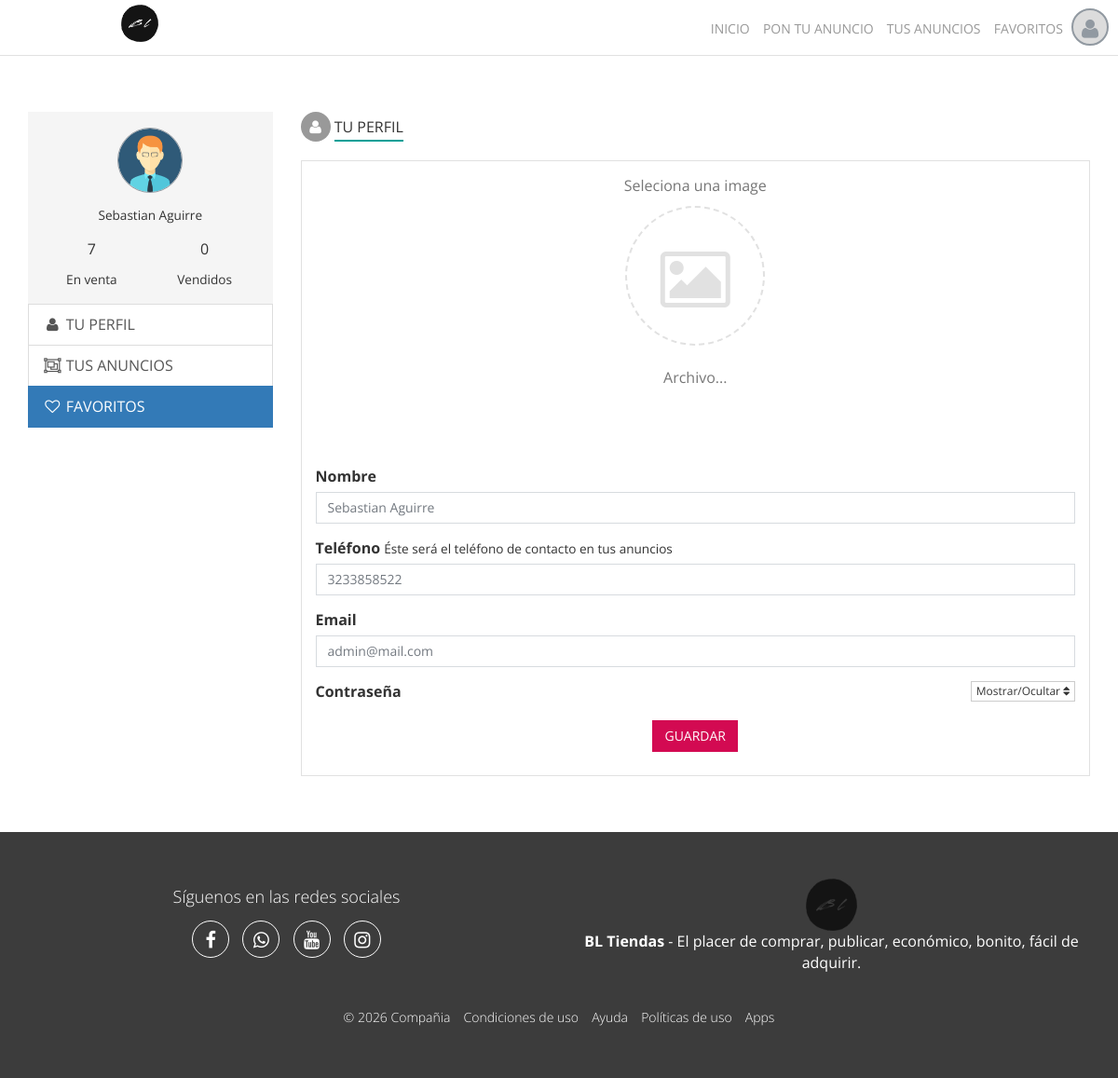
The app's page /vistasnew/perfil.php (signed in) with its own data.
### tables this page shows
CREATE TABLE `usuarios` (
  `usu_id` varchar(50) NOT NULL COMMENT 'id unico creado internamente',
  `usu_nombre` varchar(255) NOT NULL COMMENT 'nombre del usuario',
  `usu_correo` varchar(255) NOT NULL COMMENT 'correo del usuario para iniciar sesion',
  `usu_celular` varchar(255) NOT NULL COMMENT 'celular de los anuncios',
  `usu_contrasena` varchar(255) NOT NULL COMMENT 'contrseña del correo  encriptada para iniciar sesion',
  `usu_rol` varchar(255) NOT NULL COMMENT 'id del rol',
  `usu_fecha_creacion` datetime NOT NULL DEFAULT current_timestamp() COMMENT 'fecha de creacion del registro',
  `usu_estado` int(11) NOT NULL DEFAULT 1 COMMENT '1: activo; 0: inactivo'
);

### php/funciones.php (called while the page is built, shortened)
<?php
    function conteoProductosPorUsuario($idUsuario,$estado){
        include 'conexion-bd.php';
        $consultaProductosPorUsuario = mysqli_query($conexion," SELECT * FROM posts WHERE post_id_usuario = '$idUsuario' AND post_estado = $estado GROUP BY post_id ");
        $fila = mysqli_num_rows($consultaProductosPorUsuario);
        return $fila;
    }
            ?>
        <?php
    function consultarDatosUsuarioId($idUserSession){
        include 'conexion-bd.php';
        $consultaUsuario = mysqli_query($conexion,"SELECT usu_id,usu_nombre,usu_correo,usu_celular,usu_contrasena,usu_rol,usu_fecha_creacion,usu_estado FROM usuarios WHERE usu_id = '$idUserSession'");
        return $usuario = mysqli_fetch_array($consultaUsuario);
    }
        ?>
            <?php
    function consultarNombreUsuarioId($id){
        include 'conexion-bd.php';
        $consultarNombreUsuario = mysqli_query($conexion,"SELECT * FROM usuarios WHERE usu_id = '$id'");
        $mostrarNombreUsuario = mysqli_fetch_array($consultarNombreUsuario);
        return $mostrarNombreUsuario['usu_nombre'];
    }
            ?>

### vistasnew/perfil.php (the view, shortened to what this page needs)
<?php
    if($_SESSION['emailBS']){
        include '../php/funciones.php';
        $usuario = consultarDatosUsuarioId($idUserSession);
?>
<!DOCTYPE html>
<html lang="es">
<head>
	<?php include('../includes/link.php'); ?>
</head>
<body>
	<?php include('../includes/navnew.php'); ?>
	<section class="full-width section">
		<div class="container">
			<div class="row">
				<div class="col-xs-12 col-sm-4 col-md-3">
					<div class="full-width user-menu-xs">
						<div class="full-width post-user-info" style="margin: 0 !important;">
							<img src="../assets/img/user.png" class="NavBar-Nav-icon" alt="User">
							<p class="full-width"><small><?php echo consultarNombreUsuarioId($idUserSession); ?></small></p>
							<div class="full-width div-table">
								<div class="full-width div-table-row">
									<div class="div-table-cell div-table-cell-xs" style="height: auto !important; line-height: inherit; border:none;">
										<?php echo conteoProductosPorUsuario($idUserSession,1); ?> <br>
										<small>En venta</small>
									</div>
									<div class="div-table-cell div-table-cell-xs" style="height: auto !important; line-height: inherit; border:none;">
										<?php echo conteoProductosPorUsuario($idUserSession,2); ?> <br>
										<small>Vendidos</small>
									</div>
								</div>
							</div>
						</div>
						<div class="full-width list-group" style="border-radius: 0;">
						  	<a href="perfil.php" class="list-group-item">
						  		<i class="fa fa-user fa-fw" aria-hidden="true"></i> TU PERFIL
						  	</a>
                            <a href="yourlistado.php" class="list-group-item">
                                <i class="fa fa-object-group fa-fw" aria-hidden="true"></i> TUS ANUNCIOS
                            </a>
                            <a href="favorites.php" class="list-group-item active">
                                <i class="fa fa-heart-o fa-fw" aria-hidden="true"></i> FAVORITOS
                            </a>
						</div>
					</div>
				</div>
				<div class="col-xs-12 col-sm-8 col-md-9">
					<div class="full-width bar-info-user">
						<i class="fa fa-user fa-fw" aria-hidden="true"></i>
						<div>TU PERFIL</div>
					</div>
					<div class="full-width" style="padding: 15px; border: 1px solid #E1E1E1;">
						<form action="../php/controlador.php" method="POST">
							<p class="text-muted text-center">Seleciona una image</p>
							<div class="form-group">
							    <div class="custom-input-file">
								    <i class="fa fa-picture-o" aria-hidden="true"></i>
								</div>
								<br>
								<p  class="text-muted text-center archivo">Archivo...</p>
							</div>
							<br><br><br>
							<div class="form-group">
								<label>Nombre</label>
								<input type="text" placeholder="Nombre" class="form-control" value="<?php echo $usuario['usu_nombre']; ?>">
							</div>
							<div class="form-group">
								<label>Teléfono <small>Éste será el teléfono de contacto en tus anuncios</small></label>
								<input type="text" placeholder="¿Cuál es tu teléfono?" class="form-control" value="<?php echo $usuario['usu_celular']; ?>">
							</div>
							<div class="form-group">
								<label>Email</label>
								<input type="email" placeholder="Email" class="form-control" value="<?php echo $usuario['usu_correo']; ?>">
							</div>
                            <div class="form-group">
								<label>Contraseña</label>
								<a href="#!" class="btn btn-default btn-xs pull-right btn-dropdown-conatiner" data-drop-cont=".perfil-password">
									Mostrar/Ocultar <i class="fa fa-sort" aria-hidden="true"></i>
								</a>
							</div>
							<p class="text-center">
								<button class="btn btn-danger" name="btn_actualizarperfil" type="submit">GUARDAR</button>
							</p>
						</form>
					</div>
				</div>
			</div>
		</div>
	</section>
	<?php include('../includes/footer.php'); ?>
</body>
</html>
<?php
	}else{
        header("location: ../vistas/index.php");
    }
?>

### includes/link.php (shortened to what this page needs)
<link rel="stylesheet" href="../css/main.css">
<link rel="stylesheet" href="../includes/iconos/stylee.css">

### includes/navnew.php (shortened to what this page needs)
<div class="full-width NavBar">
    <div class="full-width text-semi-bold NavBar-logo">
        <img src="../assets/img/logo.png" alt="Logotipo de la web">
    </div>
    <nav class=" full-width NavBar-Nav">
        <ul class="list-unstyled full-width menu-mobile-c">
            <li>
                <a href="index.php">
                    <i class="fa fa-home fa-fw hidden-md hidden-lg" aria-hidden="true"></i> INICIO
                </a>
            </li>
            <li>
                <a href="adcommercial.php">
                    <i class="fa fa-pencil-square-o fa-fw hidden-md hidden-lg" aria-hidden="true"></i>  PON TU ANUNCIO
                </a>
            </li>
            <li>
                <a href="yourlistado.php">
                    <i class="fa fa-object-group fa-fw hidden-md hidden-lg" aria-hidden="true"></i> TUS ANUNCIOS
                </a>
            </li>
            <li>
                <a href="favorites.php">
                    <i class="fa fa-heart-o fa-fw hidden-md hidden-lg" aria-hidden="true"></i> FAVORITOS
                </a>
            </li>
            <li class="hidden-xs hidden-sm"><i class="fa fa-user NavBar-Nav-icon btn-PopUpLogin" aria-hidden="true"></i></li>
        </ul>
    </nav>
</div>

### includes/footer.php
<footer class="full-width footer">
    <div class="container">
        <div class="row">
            <div class="col-xs-12 col-sm-6">
                <h4 class="text-light text-center">Síguenos en las redes sociales</h4>
                <ul class="list-unstyled fullwidth text-center footer-social">
                    <li>
                        <a href="https://www.facebook.com/profile.php?id=100083472725927&mibextid=ZbWKwL" target="_blank">
                            <i class="fa fa-facebook" aria-hidden="true"></i>
                        </a>
                    </li>
                    <li>
                        <a href="https://wa.me/573233858522?text=Hola,%20me%20gustaría%20saber%20más%20información%20acerca%20de%20..." target="_blank">
                            <i class="fa fa-whatsapp" aria-hidden="true"></i>
                        </a>
                    </li>
                    <li>
                        <a href="#!">
                            <i class="fa fa-youtube" aria-hidden="true"></i>
                        </a>
                    </li>
                    <li>
                        <a href="https://www.instagram.com/bltiendasoficial/" target="_blank">
                            <i class="fa fa-instagram" aria-hidden="true"></i>
                        </a>
                    </li>
                </ul>
            </div>
            <div class="col-xs-12 col-sm-6 text-center">
                <a href="./index.php" class="focus-none"><img src="../assets/img/logo.png"  width="10%"></a>
                <p><b>BL Tiendas</b> - El placer de comprar, publicar, económico, bonito, fácil de adquirir.</p>
            </div>
        </div>
    </div>
    <br>
    <div class="container">
        <div class="col-xs-12">
            <ul class="list-unstyled text-center full-width footer-copyright">
                <li>&copy; 2026 Compañia</li>
                <li><a href="#!">Condiciones de uso</a></li>
                <li><a href="#!">Ayuda</a></li>
                <li><a href="#!">Políticas de uso</a></li>
                <li><a href="#!">Apps</a></li>
            </ul>
        </div>
    </div>
</footer>

### css/main.css (style rules this page uses)
body, html { padding: 0; margin: 0; position: relative; width: 100%; height: 100%; font-family: 'Open Sans', sans-serif; font-size: 16px; text-decoration: none !important; outline: none !important; }
.text-light { font-weight: 300; }
.text-semi-bold { font-weight: 600; }
.full-width { width: 100%; margin: 0; padding: 0; box-sizing: border-box; }
.section { padding: 60px 0; }
.div-table { display: table; height: auto; }
.div-table-row, .div-table-cell { height: 32px; line-height: 32px; text-align: center; }
.div-table-row { display: table-row; }
.div-table-cell { display: table-cell; border: 1px solid #fff; box-sizing: border-box; }
.custom-input-file { overflow: hidden; position: relative; cursor: pointer; height: 150px; width: 150px; line-height: 150px; text-align: center; font-size: 70px; color: #E1E1E1; border-radius: 100%; border: 2px dashed #E1E1E1; display: block; margin: 0 auto; }
.NavBar, .NavBar-logo, .NavBar-Nav, .NavBar-Nav ul, .NavBar-Nav ul div { height: 60px; line-height: 60px; position: relative; }
.NavBar { border-bottom: 1px solid #E1E1E1; }
.NavBar-logo, .NavBar-Nav { position: absolute; top: 0; }
.NavBar-logo { width: 25%; left: 0; color: #333; font-size: 27px; text-align: center; }
.NavBar-logo figure, .NavBar-logo figure img, .NavBar-logo img { margin: 0 auto; padding: 0; height: 50px; display: block; }
.NavBar-logo img, .NavBar-logo figure img { padding-top: 5px; padding-bottom: 5px; }
.NavBar-Nav { width: 75%; right: 0; text-align: right; padding-right: 10px; }
.NavBar-Nav ul li { display: inline-block; margin: 0; padding: 0; position: relative; text-align: right; }
.NavBar-Nav ul li a { box-sizing: border-box; text-align: center; font-size: 14px; padding: 0 5px; color: #999; position: relative; transition: all .3s ease-in-out; display: block; }
.NavBar-Nav-icon { width: 40px; height: 40px; line-height: 40px; border-radius: 50%; border: 2px solid rgb(145, 153, 161); color: rgb(145, 153, 161); text-align: center; font-size: 23px; margin: 0; padding: 0; background-color: rgb(220, 220, 220); position: relative; cursor: pointer; top: 3px; }
img.NavBar-Nav-icon { top: 0; border-width: 1px; }
.footer { background-color: #3C3C3C; color: #fff; padding: 50px 0; position: static!important; bottom: 0!important; }
.footer ul li, .social-post li { display: inline-block; }
.footer ul li a { text-decoration: none; color: #fff; }
.footer-social li a i { width: 40px; height: 40px; line-height: 40px; margin: 5px; font-size: 20px; border-radius: 50%; border: 1px solid #FFF; transition: all .3s ease-in-out; }
.footer-copyright li { font-size: 14px; font-weight: 300; margin: 5px; }
.post-user-info { margin: 7px 0; background-color: #F5F5F5; padding: 10px; }
.post-user-info i.NavBar-Nav-icon, .post-user-info img.NavBar-Nav-icon { cursor: inherit; height: 70px; width: 70px; line-height: 70px; font-size: 40px; margin: 7px auto; display: block; }
.post-user-info p { height: 32px; line-height: 32px; margin: 5px 0; text-align: center; }
.bar-info-user { margin-bottom: 20px; }
.bar-info-user, .bar-info-user i, .bar-info-user div { height: 32px; line-height: 32px; }
.bar-info-user i, .bar-info-user div { display: inline-block; }
.bar-info-user i { width: 32px; border-radius: 100%; background-color: #999; text-align: center; color: #FFF; }
.bar-info-user div { border-bottom: 2px solid #009F97; }
@media (min-width: 1200px) { .menu-commercial, .user-menu-xs { display: inherit !important; } }

### records on screen
usuarios: usu_nombre "Sebastian Aguirre", usu_celular "3233858522", usu_correo "admin@mail.com"

### other values on screen
conteoProductosPorUsuario($idUserSession,1) "7"
conteoProductosPorUsuario($idUserSession,2) "0"
